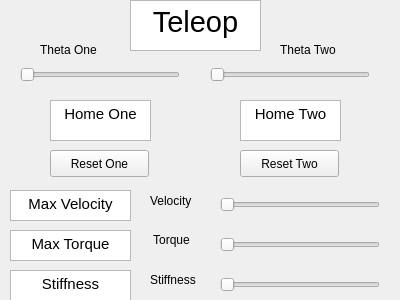
<?xml version="1.0" encoding="UTF-8"?>
<ui version="4.0">
 <class>Form</class>
 <widget class="QWidget" name="Form">
  <property name="geometry">
   <rect>
    <x>0</x>
    <y>0</y>
    <width>400</width>
    <height>300</height>
   </rect>
  </property>
  <property name="windowTitle">
   <string>Form</string>
  </property>
  <widget class="QTextEdit" name="textEdit">
   <property name="geometry">
    <rect>
     <x>130</x>
     <y>0</y>
     <width>131</width>
     <height>51</height>
    </rect>
   </property>
   <property name="html">
    <string>&lt;!DOCTYPE HTML PUBLIC &quot;-//W3C//DTD HTML 4.0//EN&quot; &quot;http://www.w3.org/TR/REC-html40/strict.dtd&quot;&gt;
&lt;html&gt;&lt;head&gt;&lt;meta name=&quot;qrichtext&quot; content=&quot;1&quot; /&gt;&lt;style type=&quot;text/css&quot;&gt;
p, li { white-space: pre-wrap; }
&lt;/style&gt;&lt;/head&gt;&lt;body style=&quot; font-family:'Ubuntu'; font-size:11pt; font-weight:400; font-style:normal;&quot;&gt;
&lt;p align=&quot;center&quot; style=&quot; margin-top:0px; margin-bottom:0px; margin-left:0px; margin-right:0px; -qt-block-indent:0; text-indent:0px;&quot;&gt;&lt;span style=&quot; font-size:22pt;&quot;&gt;Teleop&lt;/span&gt;&lt;/p&gt;&lt;/body&gt;&lt;/html&gt;</string>
   </property>
  </widget>
  <widget class="QSlider" name="horizontalSlider">
   <property name="geometry">
    <rect>
     <x>20</x>
     <y>60</y>
     <width>160</width>
     <height>29</height>
    </rect>
   </property>
   <property name="maximum">
    <number>360</number>
   </property>
   <property name="orientation">
    <enum>Qt::Horizontal</enum>
   </property>
  </widget>
  <widget class="QSlider" name="horizontalSlider_2">
   <property name="geometry">
    <rect>
     <x>210</x>
     <y>60</y>
     <width>160</width>
     <height>29</height>
    </rect>
   </property>
   <property name="maximum">
    <number>360</number>
   </property>
   <property name="orientation">
    <enum>Qt::Horizontal</enum>
   </property>
  </widget>
  <widget class="QLabel" name="label">
   <property name="geometry">
    <rect>
     <x>40</x>
     <y>40</y>
     <width>71</width>
     <height>20</height>
    </rect>
   </property>
   <property name="text">
    <string>Theta One</string>
   </property>
  </widget>
  <widget class="QPushButton" name="pushButton">
   <property name="geometry">
    <rect>
     <x>50</x>
     <y>150</y>
     <width>99</width>
     <height>27</height>
    </rect>
   </property>
   <property name="text">
    <string>Reset One</string>
   </property>
  </widget>
  <widget class="QTextEdit" name="textEdit_2">
   <property name="geometry">
    <rect>
     <x>50</x>
     <y>100</y>
     <width>101</width>
     <height>41</height>
    </rect>
   </property>
   <property name="html">
    <string>&lt;!DOCTYPE HTML PUBLIC &quot;-//W3C//DTD HTML 4.0//EN&quot; &quot;http://www.w3.org/TR/REC-html40/strict.dtd&quot;&gt;
&lt;html&gt;&lt;head&gt;&lt;meta name=&quot;qrichtext&quot; content=&quot;1&quot; /&gt;&lt;style type=&quot;text/css&quot;&gt;
p, li { white-space: pre-wrap; }
&lt;/style&gt;&lt;/head&gt;&lt;body style=&quot; font-family:'Ubuntu'; font-size:11pt; font-weight:400; font-style:normal;&quot;&gt;
&lt;p align=&quot;center&quot; style=&quot; margin-top:0px; margin-bottom:0px; margin-left:0px; margin-right:0px; -qt-block-indent:0; text-indent:0px;&quot;&gt;Home One&lt;/p&gt;&lt;/body&gt;&lt;/html&gt;</string>
   </property>
  </widget>
  <widget class="QTextEdit" name="textEdit_3">
   <property name="geometry">
    <rect>
     <x>240</x>
     <y>100</y>
     <width>101</width>
     <height>41</height>
    </rect>
   </property>
   <property name="html">
    <string>&lt;!DOCTYPE HTML PUBLIC &quot;-//W3C//DTD HTML 4.0//EN&quot; &quot;http://www.w3.org/TR/REC-html40/strict.dtd&quot;&gt;
&lt;html&gt;&lt;head&gt;&lt;meta name=&quot;qrichtext&quot; content=&quot;1&quot; /&gt;&lt;style type=&quot;text/css&quot;&gt;
p, li { white-space: pre-wrap; }
&lt;/style&gt;&lt;/head&gt;&lt;body style=&quot; font-family:'Ubuntu'; font-size:11pt; font-weight:400; font-style:normal;&quot;&gt;
&lt;p align=&quot;center&quot; style=&quot; margin-top:0px; margin-bottom:0px; margin-left:0px; margin-right:0px; -qt-block-indent:0; text-indent:0px;&quot;&gt;Home Two&lt;/p&gt;&lt;/body&gt;&lt;/html&gt;</string>
   </property>
  </widget>
  <widget class="QPushButton" name="pushButton_2">
   <property name="geometry">
    <rect>
     <x>240</x>
     <y>150</y>
     <width>99</width>
     <height>27</height>
    </rect>
   </property>
   <property name="text">
    <string>Reset Two</string>
   </property>
  </widget>
  <widget class="QSlider" name="horizontalSlider_3">
   <property name="geometry">
    <rect>
     <x>220</x>
     <y>190</y>
     <width>160</width>
     <height>29</height>
    </rect>
   </property>
   <property name="orientation">
    <enum>Qt::Horizontal</enum>
   </property>
  </widget>
  <widget class="QSlider" name="horizontalSlider_4">
   <property name="geometry">
    <rect>
     <x>220</x>
     <y>230</y>
     <width>160</width>
     <height>29</height>
    </rect>
   </property>
   <property name="orientation">
    <enum>Qt::Horizontal</enum>
   </property>
  </widget>
  <widget class="QSlider" name="horizontalSlider_5">
   <property name="geometry">
    <rect>
     <x>220</x>
     <y>270</y>
     <width>160</width>
     <height>29</height>
    </rect>
   </property>
   <property name="orientation">
    <enum>Qt::Horizontal</enum>
   </property>
  </widget>
  <widget class="QLabel" name="label_3">
   <property name="geometry">
    <rect>
     <x>150</x>
     <y>190</y>
     <width>61</width>
     <height>21</height>
    </rect>
   </property>
   <property name="text">
    <string>Velocity</string>
   </property>
  </widget>
  <widget class="QLabel" name="label_4">
   <property name="geometry">
    <rect>
     <x>150</x>
     <y>230</y>
     <width>61</width>
     <height>20</height>
    </rect>
   </property>
   <property name="text">
    <string> Torque</string>
   </property>
  </widget>
  <widget class="QLabel" name="label_5">
   <property name="geometry">
    <rect>
     <x>150</x>
     <y>270</y>
     <width>61</width>
     <height>20</height>
    </rect>
   </property>
   <property name="text">
    <string>Stiffness</string>
   </property>
  </widget>
  <widget class="QTextEdit" name="textEdit_4">
   <property name="geometry">
    <rect>
     <x>10</x>
     <y>190</y>
     <width>121</width>
     <height>31</height>
    </rect>
   </property>
   <property name="html">
    <string>&lt;!DOCTYPE HTML PUBLIC &quot;-//W3C//DTD HTML 4.0//EN&quot; &quot;http://www.w3.org/TR/REC-html40/strict.dtd&quot;&gt;
&lt;html&gt;&lt;head&gt;&lt;meta name=&quot;qrichtext&quot; content=&quot;1&quot; /&gt;&lt;style type=&quot;text/css&quot;&gt;
p, li { white-space: pre-wrap; }
&lt;/style&gt;&lt;/head&gt;&lt;body style=&quot; font-family:'Ubuntu'; font-size:11pt; font-weight:400; font-style:normal;&quot;&gt;
&lt;p align=&quot;center&quot; style=&quot; margin-top:0px; margin-bottom:0px; margin-left:0px; margin-right:0px; -qt-block-indent:0; text-indent:0px;&quot;&gt;Max Velocity&lt;/p&gt;&lt;/body&gt;&lt;/html&gt;</string>
   </property>
  </widget>
  <widget class="QTextEdit" name="textEdit_5">
   <property name="geometry">
    <rect>
     <x>10</x>
     <y>230</y>
     <width>121</width>
     <height>31</height>
    </rect>
   </property>
   <property name="html">
    <string>&lt;!DOCTYPE HTML PUBLIC &quot;-//W3C//DTD HTML 4.0//EN&quot; &quot;http://www.w3.org/TR/REC-html40/strict.dtd&quot;&gt;
&lt;html&gt;&lt;head&gt;&lt;meta name=&quot;qrichtext&quot; content=&quot;1&quot; /&gt;&lt;style type=&quot;text/css&quot;&gt;
p, li { white-space: pre-wrap; }
&lt;/style&gt;&lt;/head&gt;&lt;body style=&quot; font-family:'Ubuntu'; font-size:11pt; font-weight:400; font-style:normal;&quot;&gt;
&lt;p align=&quot;center&quot; style=&quot; margin-top:0px; margin-bottom:0px; margin-left:0px; margin-right:0px; -qt-block-indent:0; text-indent:0px;&quot;&gt;Max Torque&lt;/p&gt;&lt;/body&gt;&lt;/html&gt;</string>
   </property>
  </widget>
  <widget class="QTextEdit" name="textEdit_6">
   <property name="geometry">
    <rect>
     <x>10</x>
     <y>270</y>
     <width>121</width>
     <height>31</height>
    </rect>
   </property>
   <property name="html">
    <string>&lt;!DOCTYPE HTML PUBLIC &quot;-//W3C//DTD HTML 4.0//EN&quot; &quot;http://www.w3.org/TR/REC-html40/strict.dtd&quot;&gt;
&lt;html&gt;&lt;head&gt;&lt;meta name=&quot;qrichtext&quot; content=&quot;1&quot; /&gt;&lt;style type=&quot;text/css&quot;&gt;
p, li { white-space: pre-wrap; }
&lt;/style&gt;&lt;/head&gt;&lt;body style=&quot; font-family:'Ubuntu'; font-size:11pt; font-weight:400; font-style:normal;&quot;&gt;
&lt;p align=&quot;center&quot; style=&quot; margin-top:0px; margin-bottom:0px; margin-left:0px; margin-right:0px; -qt-block-indent:0; text-indent:0px;&quot;&gt;Stiffness&lt;/p&gt;&lt;/body&gt;&lt;/html&gt;</string>
   </property>
  </widget>
  <widget class="QLabel" name="label_2">
   <property name="geometry">
    <rect>
     <x>280</x>
     <y>40</y>
     <width>71</width>
     <height>20</height>
    </rect>
   </property>
   <property name="text">
    <string>Theta Two</string>
   </property>
  </widget>
 </widget>
 <resources/>
 <connections>
  <connection>
   <sender>horizontalSlider</sender>
   <signal>valueChanged(int)</signal>
   <receiver>label</receiver>
   <slot>setNum(int)</slot>
   <hints>
    <hint type="sourcelabel">
     <x>77</x>
     <y>81</y>
    </hint>
    <hint type="destinationlabel">
     <x>81</x>
     <y>47</y>
    </hint>
   </hints>
  </connection>
  <connection>
   <sender>horizontalSlider_2</sender>
   <signal>valueChanged(int)</signal>
   <receiver>label_2</receiver>
   <slot>setNum(int)</slot>
   <hints>
    <hint type="sourcelabel">
     <x>304</x>
     <y>70</y>
    </hint>
    <hint type="destinationlabel">
     <x>304</x>
     <y>53</y>
    </hint>
   </hints>
  </connection>
  <connection>
   <sender>horizontalSlider_3</sender>
   <signal>valueChanged(int)</signal>
   <receiver>label_3</receiver>
   <slot>setNum(int)</slot>
   <hints>
    <hint type="sourcelabel">
     <x>245</x>
     <y>209</y>
    </hint>
    <hint type="destinationlabel">
     <x>193</x>
     <y>204</y>
    </hint>
   </hints>
  </connection>
  <connection>
   <sender>horizontalSlider_4</sender>
   <signal>valueChanged(int)</signal>
   <receiver>label_4</receiver>
   <slot>setNum(int)</slot>
   <hints>
    <hint type="sourcelabel">
     <x>239</x>
     <y>245</y>
    </hint>
    <hint type="destinationlabel">
     <x>204</x>
     <y>249</y>
    </hint>
   </hints>
  </connection>
  <connection>
   <sender>horizontalSlider_5</sender>
   <signal>valueChanged(int)</signal>
   <receiver>label_5</receiver>
   <slot>setNum(int)</slot>
   <hints>
    <hint type="sourcelabel">
     <x>272</x>
     <y>273</y>
    </hint>
    <hint type="destinationlabel">
     <x>201</x>
     <y>281</y>
    </hint>
   </hints>
  </connection>
 </connections>
</ui>
